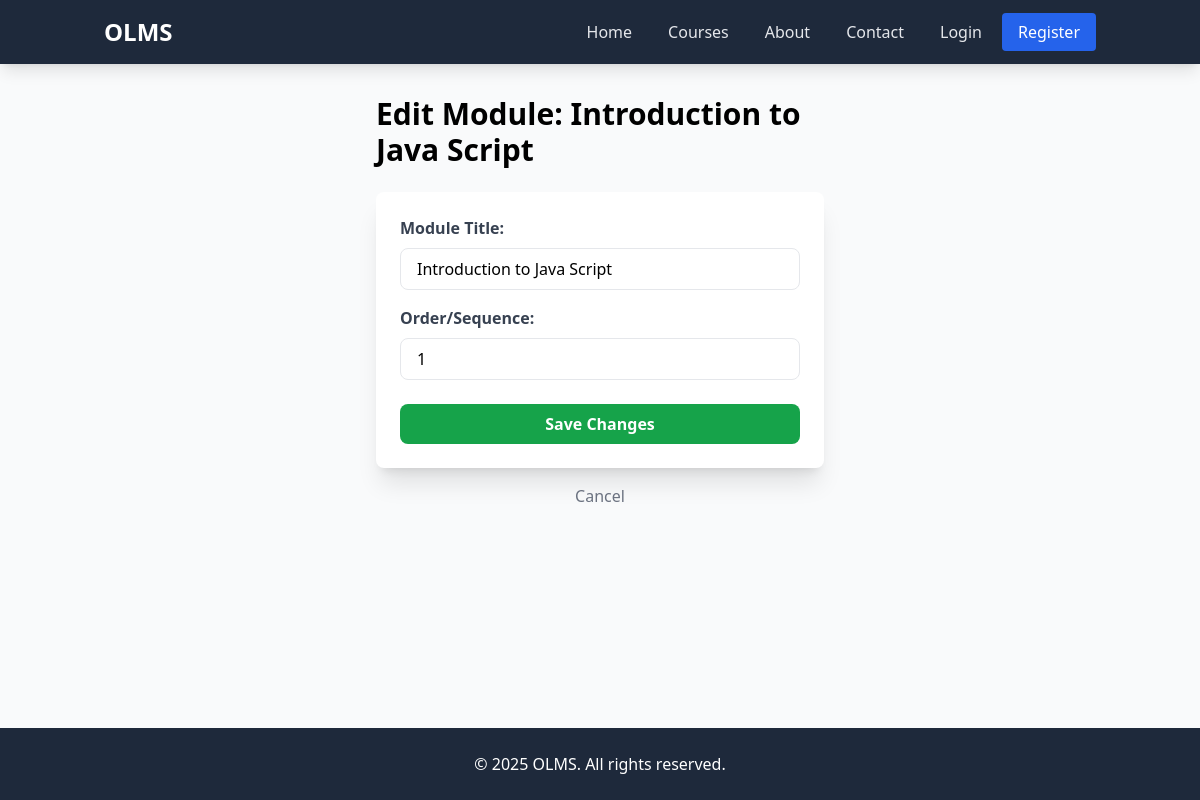
Screenshot of /lecturer/edit_module.php?module_id=1 with the database file from the repository.
### tables this page shows
CREATE TABLE `modules` (
  `id` int(11) NOT NULL,
  `course_id` int(11) DEFAULT NULL,
  `title` varchar(150) NOT NULL,
  `module_order` int(11) NOT NULL
);

### lecturer/edit_module.php (the view, shortened to what this page needs)
<?php
include("../header.php");
include("../connection.php");
$module_id = isset($_GET['module_id']) ? $_GET['module_id'] : null;
$fetch_query = "SELECT course_id, title, module_order FROM modules WHERE id = '$module_id'";
$fetch_result = mysqli_query($conn, $fetch_query);
$module_data = mysqli_fetch_assoc($fetch_result);
$course_id = $module_data['course_id'];
?>
<div class="container mx-auto p-8 max-w-lg">
    <h2 class="text-3xl font-bold mb-6">Edit Module: <?php echo htmlspecialchars($module_data['title']); ?></h2>
    <form action="edit_module.php?module_id=<?php echo $module_id; ?>" method="POST" class="p-6 bg-white rounded-lg shadow-xl">
        <div class="mb-4">
            <label for="module_title" class="block text-gray-700 font-semibold mb-2">Module Title:</label>
            <input type="text" id="module_title" name="module_title" value="<?php echo htmlspecialchars($module_data['title']); ?>" required class="w-full px-4 py-2 border rounded-lg">
        </div>
        <div class="mb-6">
            <label for="module_order" class="block text-gray-700 font-semibold mb-2">Order/Sequence:</label>
            <input type="number" id="module_order" name="module_order" value="<?php echo $module_data['module_order']; ?>" min="1" required class="w-full px-4 py-2 border rounded-lg">
        </div>
        <button type="submit" name="update_module" class="w-full bg-green-600 text-white font-bold py-2 px-4 rounded-lg hover:bg-green-700 transition">
            Save Changes
        </button>
    </form>
    <a href="module_setup.php?course_id=<?php echo $course_id; ?>" class="mt-4 block text-center text-gray-500 hover:text-gray-700">Cancel</a>
</div>
<?php include("../footer.php"); ?>

### rows the page displays
modules: title "Introduction to Java Script", module_title "Introduction to Java Script", module_order "1"
